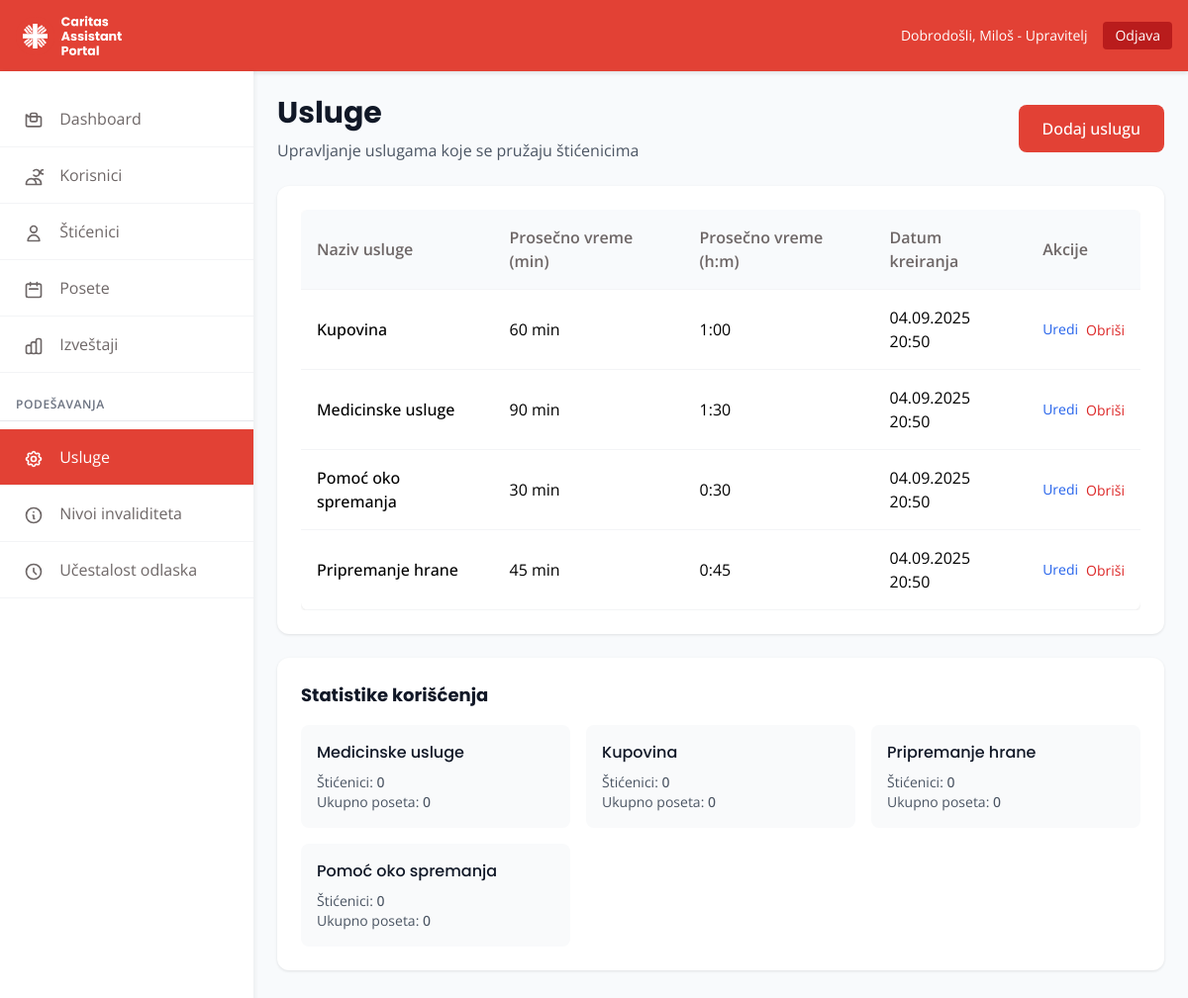
The page /cap_admin/usluge.php (signed in) on the database its author committed.
### tables this page shows
CREATE TABLE usluge (
    id INT AUTO_INCREMENT PRIMARY KEY,
    naziv VARCHAR(255) NOT NULL,
    prosecno_vreme INT NOT NULL,  
    created_at TIMESTAMP DEFAULT CURRENT_TIMESTAMP
);

### cap_admin/includes/database.php (called while the page is built, shortened)
<?php
class Database {
    private static $instance = null;
    private $connection;
    private function __construct() {
        try {
            $this->connection = new PDO(
                "mysql:host=" . DB_HOST . ";dbname=" . DB_NAME . ";charset=utf8",
                DB_USER,
                DB_PASS,
                [
                    PDO::ATTR_ERRMODE => PDO::ERRMODE_EXCEPTION,
                    PDO::ATTR_DEFAULT_FETCH_MODE => PDO::FETCH_ASSOC
                ]
            );
        } catch(PDOException $e) {
            die("Connection failed: " . $e->getMessage());
        }
    }
    public static function getInstance() {
        if (self::$instance === null) {
            self::$instance = new self();
        }
        return self::$instance;
    }
    public function query($sql, $params = []) {
        try {
            $stmt = $this->connection->prepare($sql);
            $stmt->execute($params);
            return $stmt;
        } catch(PDOException $e) {
            error_log("Database error: " . $e->getMessage());
            return false;
        }
    }
    public function fetchAll($sql, $params = []) {
        $stmt = $this->query($sql, $params);
        return $stmt ? $stmt->fetchAll() : [];
    }
}
?>

### cap_admin/includes/functions.php (called while the page is built, shortened)
<?php
function formatDate($date, $format = 'd.m.Y') {
    return date($format, strtotime($date));
}
function minutesToHours($minutes) {
    $hours = floor($minutes / 60);
    $mins = $minutes % 60;
    return sprintf('%d:%02d', $hours, $mins);
}
?>

### cap_admin/usluge.php (the view, shortened to what this page needs)
<?php
require_once 'includes/database.php';
require_once 'includes/functions.php';
$db = Database::getInstance();
$usluge = $db->fetchAll("SELECT * FROM usluge ORDER BY naziv");
?>
<!DOCTYPE html>
<html lang="sr">
<head>
    <script src="https://cdn.tailwindcss.com"></script>
    <link rel="stylesheet" href="css/style.css">
</head>
<body>
    <?php include 'includes/header.php'; ?>
    <div class="flex">
        <?php include 'includes/sidebar.php'; ?>
        <main class="flex-1 p-6">
            <div class="mb-6 flex justify-between items-center">
                <div>
                    <h1 class="text-3xl font-bold text-gray-900 mb-2" style="font-family: 'Poppins', sans-serif;">
                        Usluge
                    </h1>
                    <p class="text-gray-600">Upravljanje uslugama koje se pružaju štićenicima</p>
                </div>
                <button onclick="showAddForm()" class="btn-primary">
                    Dodaj uslugu
                </button>
            </div>
            <div class="card">
                <div class="overflow-x-auto">
                    <table class="table">
                        <thead>
                            <tr>
                                <th>Naziv usluge</th>
                                <th>Prosečno vreme (min)</th>
                                <th>Prosečno vreme (h:m)</th>
                                <th>Datum kreiranja</th>
                                <th>Akcije</th>
                            </tr>
                        </thead>
                        <tbody>
                            <?php if (empty($usluge)): ?>
                            <tr>
                                <td colspan="5" class="text-center text-gray-500 py-8">
                                    Nema definisanih usluga.
                                </td>
                            </tr>
                            <?php else: ?>
                                <?php foreach ($usluge as $usluga): ?>
                                <tr>
                                    <td class="font-medium">
                                        <?php echo htmlspecialchars($usluga['naziv']); ?>
                                    </td>
                                    <td><?php echo $usluga['prosecno_vreme']; ?> min</td>
                                    <td><?php echo minutesToHours($usluga['prosecno_vreme']); ?></td>
                                    <td><?php echo formatDate($usluga['created_at'], 'd.m.Y H:i'); ?></td>
                                    <td>
                                        <div class="flex space-x-2">
                                            <button onclick="showEditForm(<?php echo htmlspecialchars(json_encode($usluga)); ?>)"
                                                    class="text-blue-600 hover:text-blue-800 text-sm">
                                                Uredi
                                            </button>
                                            <form method="POST" style="display: inline;"
                                                  onsubmit="return confirm('Da li ste sigurni da želite da obrišete ovu uslugu?')">
                                                <button type="submit" class="text-red-600 hover:text-red-800 text-sm">
                                                    Obriši
                                                </button>
                                            </form>
                                        </div>
                                    </td>
                                </tr>
                                <?php endforeach; ?>
                            <?php endif; ?>
                        </tbody>
                    </table>
                </div>
            </div>
            <div class="card mt-6">
                <h3 class="text-lg font-bold text-gray-900 mb-4">Statistike korišćenja</h3>
                <?php
                $usage_stats = $db->fetchAll("
                    SELECT u.naziv, COUNT(su.sticanik_id) as broj_sticenike,
                           COUNT(pu.poseta_id) as broj_poseta
                    FROM usluge u
                    LEFT JOIN sticanik_usluge su ON u.id = su.usluga_id
                    LEFT JOIN poseta_usluge pu ON u.id = pu.usluga_id
                    GROUP BY u.id, u.naziv
                    ORDER BY broj_sticenike DESC
                ");
                ?>
                <div class="grid grid-cols-1 md:grid-cols-2 lg:grid-cols-3 gap-4">
                    <?php foreach ($usage_stats as $stat): ?>
                    <div class="bg-gray-50 rounded-lg p-4">
                        <h4 class="font-medium text-gray-900"><?php echo htmlspecialchars($stat['naziv']); ?></h4>
                        <div class="mt-2 text-sm text-gray-600">
                            <p>Štićenici: <span class="font-medium"><?php echo $stat['broj_sticenike']; ?></span></p>
                            <p>Ukupno poseta: <span class="font-medium"><?php echo $stat['broj_poseta']; ?></span></p>
                        </div>
                    </div>
                    <?php endforeach; ?>
                </div>
            </div>
        </main>
    </div>
</body>
</html>

### cap_admin/css/style.css (style rules this page uses)
:root { --main-color: #E24135; --secondary-color: #6E6767; --background-color: #6E6767; }
* { margin: 0; padding: 0; box-sizing: border-box; }
body { font-family: 'Open Sans', sans-serif; background-color: #f8fafc; }
h1, h2, h3, h4, h5, h6 { font-family: 'Poppins', sans-serif; }
.btn-primary { background-color: var(--main-color); color: white; padding: 0.75rem 1.5rem; border-radius: 0.5rem; border: none; cursor: pointer; font-weight: 500; transition: all 0.3s ease; }
.card { background: white; border-radius: 0.75rem; box-shadow: 0 1px 3px rgba(0, 0, 0, 0.1); padding: 1.5rem; margin-bottom: 1rem; }
.table { width: 100%; border-collapse: collapse; background: white; border-radius: 0.5rem; overflow: hidden; box-shadow: 0 1px 3px rgba(0, 0, 0, 0.1); }
.table th, .table td { padding: 1rem; text-align: left; border-bottom: 1px solid #f3f4f6; }
.table th { background-color: #f8fafc; font-weight: 600; color: var(--secondary-color); }

### rows shown on the page
usluge: naziv "Kupovina", prosecno_vreme "60", prosecno_vreme "1:00", created_at "04.09.2025 20:50"
usluge: naziv "Medicinske usluge", prosecno_vreme "90", prosecno_vreme "1:30", created_at "04.09.2025 20:50"
usluge: naziv "Pomoć oko spremanja", prosecno_vreme "30", prosecno_vreme "0:30", created_at "04.09.2025 20:50"
usluge: naziv "Pripremanje hrane", prosecno_vreme "45", prosecno_vreme "0:45", created_at "04.09.2025 20:50"

### other values the page prints
$currentUser['name'] "Miloš - Upravitelj"
$stat['naziv'] "Medicinske usluge"
$stat['broj_sticenike'] "0"
$stat['broj_poseta'] "0"
$stat['naziv'] "Kupovina"
$stat['naziv'] "Pripremanje hrane"
$stat['naziv'] "Pomoć oko spremanja"
